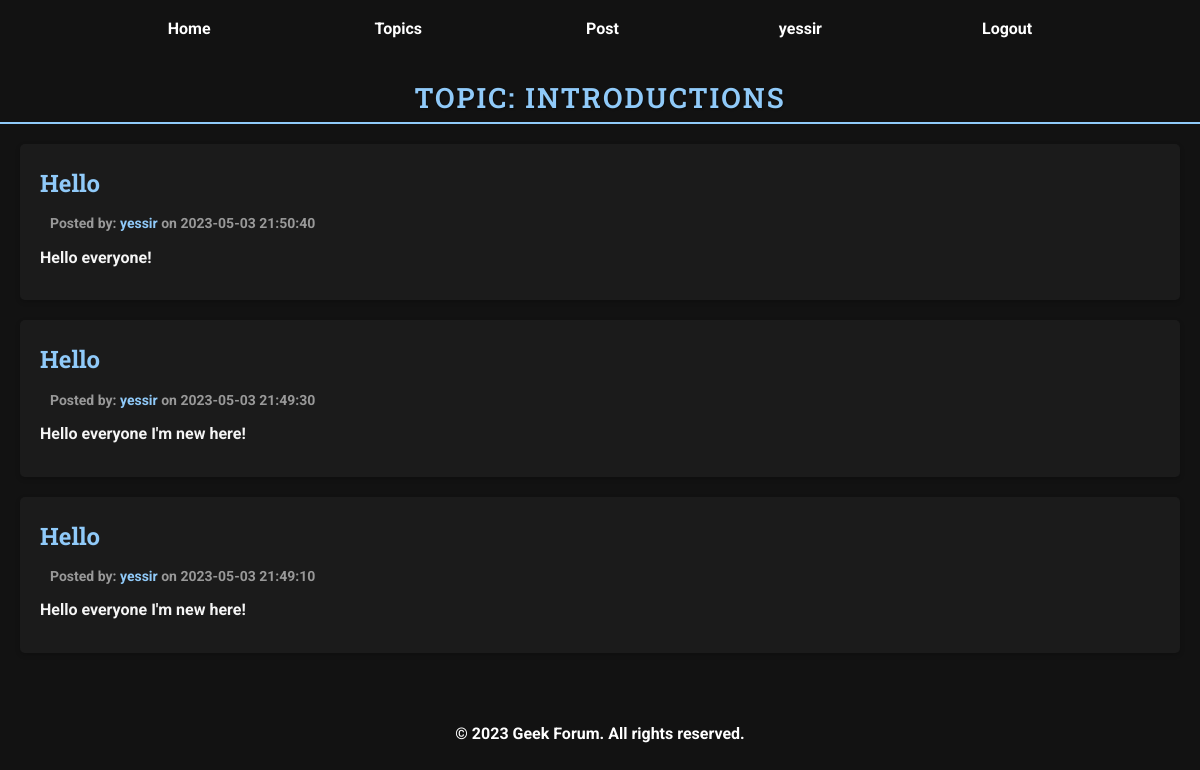
The app's page /topic_posts.php?id_topic=4 (signed in) with its own data.
### tables this page shows
CREATE TABLE `topics` (
  `id` int(11) NOT NULL,
  `title` varchar(256) NOT NULL,
  `description` varchar(256) NOT NULL
);

CREATE TABLE `posts` (
  `idp` int(11) NOT NULL,
  `under` int(11) DEFAULT NULL,
  `id` int(11) NOT NULL,
  `username` varchar(50) NOT NULL,
  `title` varchar(256) DEFAULT NULL,
  `content` varchar(256) NOT NULL,
  `created_at` datetime NOT NULL DEFAULT current_timestamp(),
  `id_topic` int(11) DEFAULT NULL
);

### topic_posts.php (the view, shortened to what this page needs)
<?php
    require 'db.php';
    $id_topic = isset($_GET['id_topic']) ? (int)$_GET['id_topic'] : 0;
    $topic_sql = "SELECT * FROM topics WHERE id = {$id_topic}";
    $topic_result = $conn->query($topic_sql);
    $topic = $topic_result->fetch_assoc();
    $posts_sql = "SELECT * FROM posts WHERE id_topic = {$id_topic} ORDER BY created_at DESC";
    $posts_result = $conn->query($posts_sql);
?>
<!DOCTYPE html>
<html lang="en">
<head>
    <link rel="stylesheet" href="style.css">
</head>
<body>
    <?php require 'header.php'; ?>
    <h2 class="title">Topic: <?php echo htmlspecialchars($topic['title'])?></h2>
    <?php if ($posts_result->num_rows > 0):
        while ($post = $posts_result->fetch_assoc()):?>
            <article class='post'>
                <header class="post-header">
                    <h2 class="post-title"><a href="post/<?php echo htmlspecialchars($post['idp'])?>"><?php echo htmlspecialchars($post['title'])?></a></h2>
                    <p class="post-meta">Posted by: <a href="user/<?php echo htmlspecialchars($post['id'])?>"><?php echo htmlspecialchars($post['username'])?></a> on <?php echo htmlspecialchars($post['created_at'])?></p>
                </header>
                <p class="post-content"><?php echo htmlspecialchars($post['content'])?></p>
            </article>
        <?php endwhile; else: ?>
        <p>No posts found for this topic.</p>
    <?php endif;?>
</body>
<?php include("footer.php"); ?>
</html>

### style.css (style rules this page uses)
* { margin: 0; padding: 0; box-sizing: border-box; }
html { height: 100%; }
body { font-family: 'Roboto', sans-serif; background-color: #121212; font-weight: bold; line-height: 1.6; color: #f5f5f5; display: flex; flex-direction: column; min-height: 100%; min-width: 800px; overflow-x: auto; overflow-y: auto; background-image: url('.resources/background.jpg'); background-position: center; background-repeat: no-repeat; background-size: cover; background-attachment: fixed; }
body, h1, h2, h3, h4, h5, h6, p, ul, li { margin: 0; padding: 0; }
a { text-decoration: none; color: #90caf9; }
.post { background-color: rgba(30, 30, 30, 0.8); border-radius: 5px; box-shadow: 0 2px 5px rgba(0, 0, 0, 0.2); margin-bottom: 20px; margin-left: 20px; margin-right: 20px; padding: 20px; }
.post-title { font-family: 'Roboto Slab', serif; font-size: 24px; margin-bottom: 10px; }
.post-meta { color: #999; font-size: 14px; margin: 0px 10px 10px 10px; }
.post-content { margin-bottom: 10px; }
.title { margin-top:20px; font-family: 'Roboto Slab', serif; font-size: 28px; font-weight: 600; text-transform: uppercase; letter-spacing: 2px; line-height: 1.4; color: #90caf9; text-shadow: 1px 1px 2px rgba(0, 0, 0, 0.4); border-bottom: 2px solid #90caf9; padding-bottom: 5px; margin-bottom: 20px; text-align: center; }

### records on screen
topics: title "INTRODUCTIONS"
posts: title "Hello", username "yessir", created_at "2023-05-03 21:50:40", content "Hello everyone!"
posts: title "Hello", username "yessir", created_at "2023-05-03 21:49:30", content "Hello everyone I'm new here!"
posts: title "Hello", username "yessir", created_at "2023-05-03 21:49:10", content "Hello everyone I'm new here!"

### other values on screen
$_SESSION["username"] "yessir"
